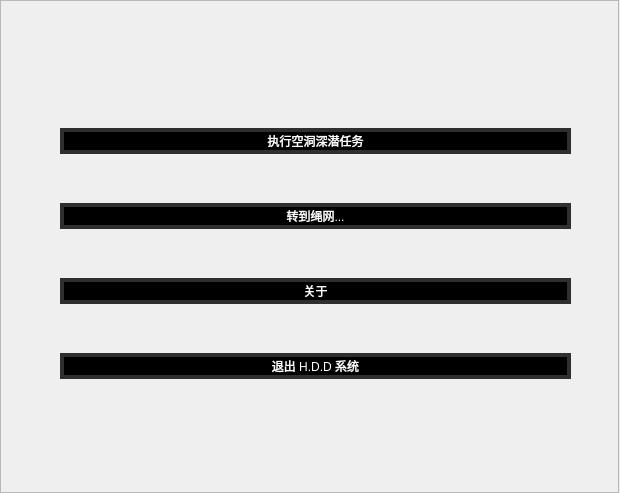
<?xml version="1.0" encoding="UTF-8"?>
<ui version="4.0">
 <class>TitleScreen</class>
 <widget class="QWidget" name="TitleScreen">
  <property name="geometry">
   <rect>
    <x>0</x>
    <y>0</y>
    <width>620</width>
    <height>493</height>
   </rect>
  </property>
  <property name="windowTitle">
   <string>H.D.D. System</string>
  </property>
  <property name="windowIcon">
   <iconset resource="res.qrc">
    <normaloff>:/res/Icon.ico</normaloff>:/res/Icon.ico</iconset>
  </property>
  <property name="styleSheet">
   <string notr="true"/>
  </property>
  <widget class="QFrame" name="frame">
   <property name="geometry">
    <rect>
     <x>0</x>
     <y>0</y>
     <width>619</width>
     <height>493</height>
    </rect>
   </property>
   <property name="styleSheet">
    <string notr="true">#frame{
border-image: url(:/res/bg.png);
}
QPushButton {
background-color: rgba(0, 0, 0, 255);
border-style: solid;
border-width: 4px;
border-color: rgb(46, 47, 48);
color: white;
}
QPushButton::hover{
	background-color: rgb(165, 194, 0);
}
#label{
background-color: transparent;
}
QMessageBox{
	background-color: rgb(246, 245, 244);
}</string>
   </property>
   <property name="frameShape">
    <enum>QFrame::Shape::StyledPanel</enum>
   </property>
   <property name="frameShadow">
    <enum>QFrame::Shadow::Raised</enum>
   </property>
   <widget class="QWidget" name="layoutWidget">
    <property name="geometry">
     <rect>
      <x>60</x>
      <y>90</y>
      <width>511</width>
      <height>330</height>
     </rect>
    </property>
    <layout class="QVBoxLayout" name="verticalLayout">
     <property name="spacing">
      <number>11</number>
     </property>
     <item>
      <widget class="QPushButton" name="pushButton_1">
       <property name="text">
        <string>执行空洞深潜任务</string>
       </property>
      </widget>
     </item>
     <item>
      <widget class="QPushButton" name="pushButton_2">
       <property name="text">
        <string>转到绳网...</string>
       </property>
      </widget>
     </item>
     <item>
      <widget class="QPushButton" name="pushButton_3">
       <property name="text">
        <string>关于</string>
       </property>
      </widget>
     </item>
     <item>
      <widget class="QPushButton" name="pushButton_4">
       <property name="text">
        <string>退出 H.D.D 系统</string>
       </property>
      </widget>
     </item>
    </layout>
   </widget>
   <widget class="QLabel" name="label">
    <property name="geometry">
     <rect>
      <x>270</x>
      <y>40</y>
      <width>101</width>
      <height>31</height>
     </rect>
    </property>
    <property name="styleSheet">
     <string notr="true">#label{color: rgb(255, 255, 255);}</string>
    </property>
    <property name="text">
     <string/>
    </property>
    <property name="alignment">
     <set>Qt::AlignmentFlag::AlignCenter</set>
    </property>
   </widget>
  </widget>
 </widget>
 <resources>
  <include location="res.qrc"/>
 </resources>
 <connections/>
</ui>
